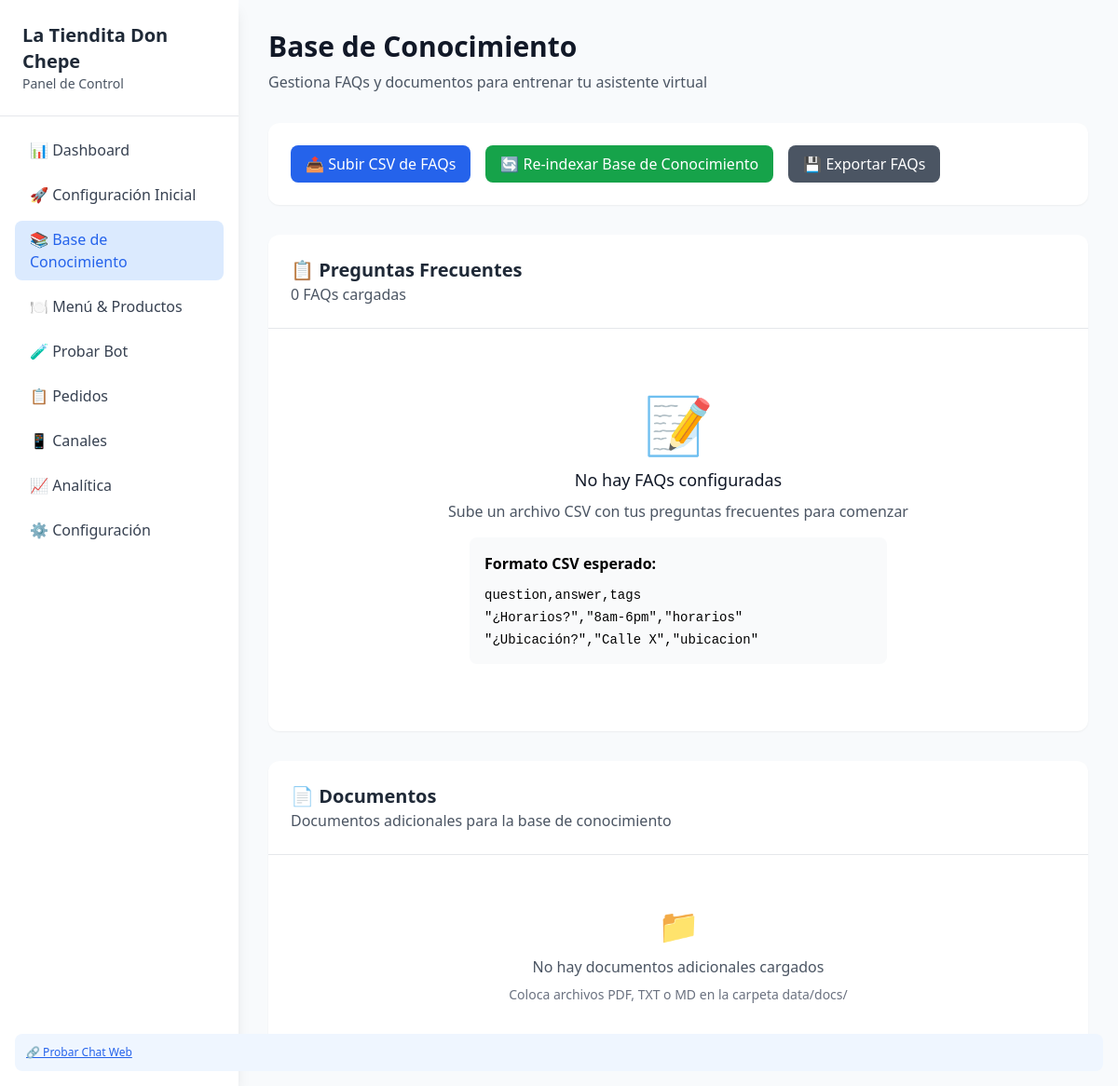
Before: /admin/knowledge with the older database file.
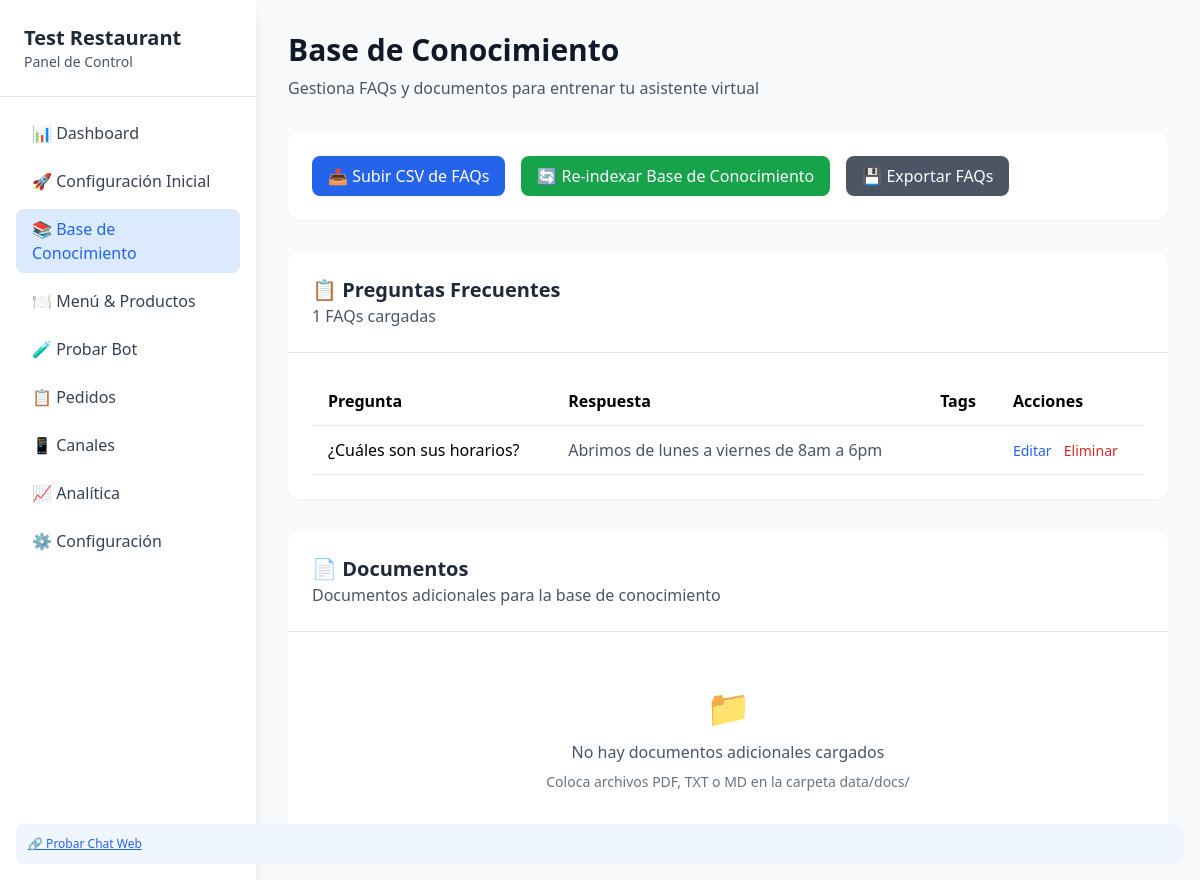
After: the same page with the newer database file.
### app/db/models.py (models this page shows)
class Setting(SQLModel, table=True):
    id: Optional[int] = Field(default=None, primary_key=True)
    key: str = Field(unique=True)
    value: Optional[str] = None
    category: str = "general"  # business, ai, channels, etc.
    is_secret: bool = False  # Para API keys y passwords
    created_at: datetime = Field(default_factory=datetime.utcnow)
    updated_at: Optional[datetime] = None

class FAQ(SQLModel, table=True):
    id: Optional[int] = Field(default=None, primary_key=True)
    question: str
    answer: str
    tags: Optional[str] = None
    active: bool = True
    created_at: datetime = Field(default_factory=datetime.utcnow)

### app/routes/ui.py (the view)
@router.get("/admin/knowledge", response_class=HTMLResponse)
async def knowledge_management(request: Request, session: Session = Depends(get_session)):
    faq_repo = FAQRepo(session)
    doc_repo = DocRepo(session)
    faqs = faq_repo.get_all()
    docs = doc_repo.get_all()
    return templates.TemplateResponse(
        "admin/knowledge.html",
        {"request": request, "config": get_dynamic_config(), "faqs": faqs, "docs": docs}
    )

### app/templates/admin/knowledge.html (shortened to what the changed rows need)
{% extends "base.html" %}
{% block content %}
<div class="mb-8">
    <h1 class="text-3xl font-bold text-gray-900 mb-2">Base de Conocimiento</h1>
</div>
<div class="bg-white rounded-xl shadow-sm mb-8">
    <div class="p-6 border-b">
        <h2 class="text-xl font-bold text-gray-800">📋 Preguntas Frecuentes</h2>
        <p class="text-gray-600">{{ faqs|length }} FAQs cargadas</p>
    </div>
    <div class="p-6">
        {% if faqs %}
        <div class="overflow-x-auto">
            <table class="w-full table-auto">
                <thead>
                    <tr class="border-b">
                        <th class="text-left py-3 px-4">Pregunta</th>
                        <th class="text-left py-3 px-4">Respuesta</th>
                        <th class="text-left py-3 px-4">Tags</th>
                        <th class="text-left py-3 px-4">Acciones</th>
                    </tr>
                </thead>
                <tbody>
                    {% for faq in faqs %}
                    <tr class="border-b hover:bg-gray-50">
                        <td class="py-3 px-4 font-medium">{{ faq.question[:50] }}{{ '...' if faq.question|length > 50 else '' }}</td>
                        <td class="py-3 px-4 text-gray-600">{{ faq.answer[:50] }}{{ '...' if faq.answer|length > 50 else '' }}</td>
                        <td class="py-3 px-4">
                        </td>
                        <td class="py-3 px-4">
                            <button onclick="editFAQ({{ faq.id }})" class="text-blue-600 hover:underline text-sm mr-2">Editar</button>
                            <button onclick="deleteFAQ({{ faq.id }})" class="text-red-600 hover:underline text-sm">Eliminar</button>
                        </td>
                    </tr>
                    {% endfor %}
                </tbody>
            </table>
        </div>
        {% else %}
        <div class="text-center py-12">
            <div class="text-6xl mb-4">📝</div>
            <h3 class="text-lg font-medium text-gray-900 mb-2">No hay FAQs configuradas</h3>
            <p class="text-gray-600 mb-4">Sube un archivo CSV con tus preguntas frecuentes para comenzar</p>
            <div class="bg-gray-50 p-4 rounded-lg text-left max-w-md mx-auto">
                <p class="font-semibold mb-2">Formato CSV esperado:</p>
                <code class="text-sm">question,answer,tags<br>
                "¿Horarios?","8am-6pm","horarios"<br>
                "¿Ubicación?","Calle X","ubicacion"</code>
            </div>
        </div>
        {% endif %}
    </div>
</div>
<div class="bg-white rounded-xl shadow-sm">
    <div class="p-6 border-b">
        <h2 class="text-xl font-bold text-gray-800">📄 Documentos</h2>
    </div>
</div>
{% endblock %}

### app/templates/base.html (shortened to what this page needs)
<!DOCTYPE html>
<html lang="es">
<head>
    <script src="https://cdn.tailwindcss.com"></script>
</head>
<body class="bg-slate-50 min-h-screen">
    <div class="flex h-screen">
        <nav class="w-64 bg-white shadow-lg">
            <div class="p-6 border-b">
                <h1 class="text-xl font-bold text-gray-800">{{ config.business.name }}</h1>
                <p class="text-sm text-gray-600">Panel de Control</p>
            </div>
            <div class="p-4">
                <ul class="space-y-2">
                    <li><a href="/admin" class="nav-link block px-4 py-2 rounded-lg hover:bg-blue-50 text-gray-700 hover:text-blue-600">📊 Dashboard</a></li>
                    <li><a href="/admin/setup" class="nav-link block px-4 py-2 rounded-lg hover:bg-blue-50 text-gray-700 hover:text-blue-600">🚀 Configuración Inicial</a></li>
                    <li><a href="/admin/knowledge" class="nav-link block px-4 py-2 rounded-lg hover:bg-blue-50 text-gray-700 hover:text-blue-600">📚 Base de Conocimiento</a></li>
                    <li><a href="/admin/menu" class="nav-link block px-4 py-2 rounded-lg hover:bg-blue-50 text-gray-700 hover:text-blue-600">🍽️ Menú & Productos</a></li>
                    <li><a href="/admin/playground" class="nav-link block px-4 py-2 rounded-lg hover:bg-blue-50 text-gray-700 hover:text-blue-600">🧪 Probar Bot</a></li>
                    <li><a href="/admin/orders" class="nav-link block px-4 py-2 rounded-lg hover:bg-blue-50 text-gray-700 hover:text-blue-600">📋 Pedidos</a></li>
                    <li><a href="/admin/channels" class="nav-link block px-4 py-2 rounded-lg hover:bg-blue-50 text-gray-700 hover:text-blue-600">📱 Canales</a></li>
                    <li><a href="/admin/analytics" class="nav-link block px-4 py-2 rounded-lg hover:bg-blue-50 text-gray-700 hover:text-blue-600">📈 Analítica</a></li>
                    <li><a href="/admin/settings" class="nav-link block px-4 py-2 rounded-lg hover:bg-blue-50 text-gray-700 hover:text-blue-600">⚙️ Configuración</a></li>
                </ul>
            </div>
            <div class="absolute bottom-4 left-4 right-4">
                <div class="bg-blue-50 p-3 rounded-lg">
                    <p class="text-xs text-blue-600">
                        <a href="/demo" target="_blank" class="underline">🔗 Probar Chat Web</a>
                    </p>
                </div>
            </div>
        </nav>
        <main class="flex-1 overflow-y-auto">
            <div class="p-8">
                {% block content %}{% endblock %}
            </div>
        </main>
    </div>
</body>
</html>

Changed rows visible on the page:
now on this page (row unchanged): Setting: business.name "Test Restaurant"
added FAQ: question "¿Cuáles son sus horarios?", answer "Abrimos de lunes a viernes de 8am a 6pm"
Other visible differences:
{{ faqs|length }}: "0" → "1"
{{ config.business.name }}: "La Tiendita Don Chepe" → (not shown)
text no longer shown: "📝 No hay FAQs configuradas Sube un archivo CSV con tus preguntas frecuentes para comenzar Formato CSV esperado: question,answer,tags \"¿Horarios?\",\"8am-6pm\",\"horarios\" \"¿Ubicación?\",\"Calle X\",\"ubicacion\""
text now shown: "Pregunta Respuesta Tags Acciones"
